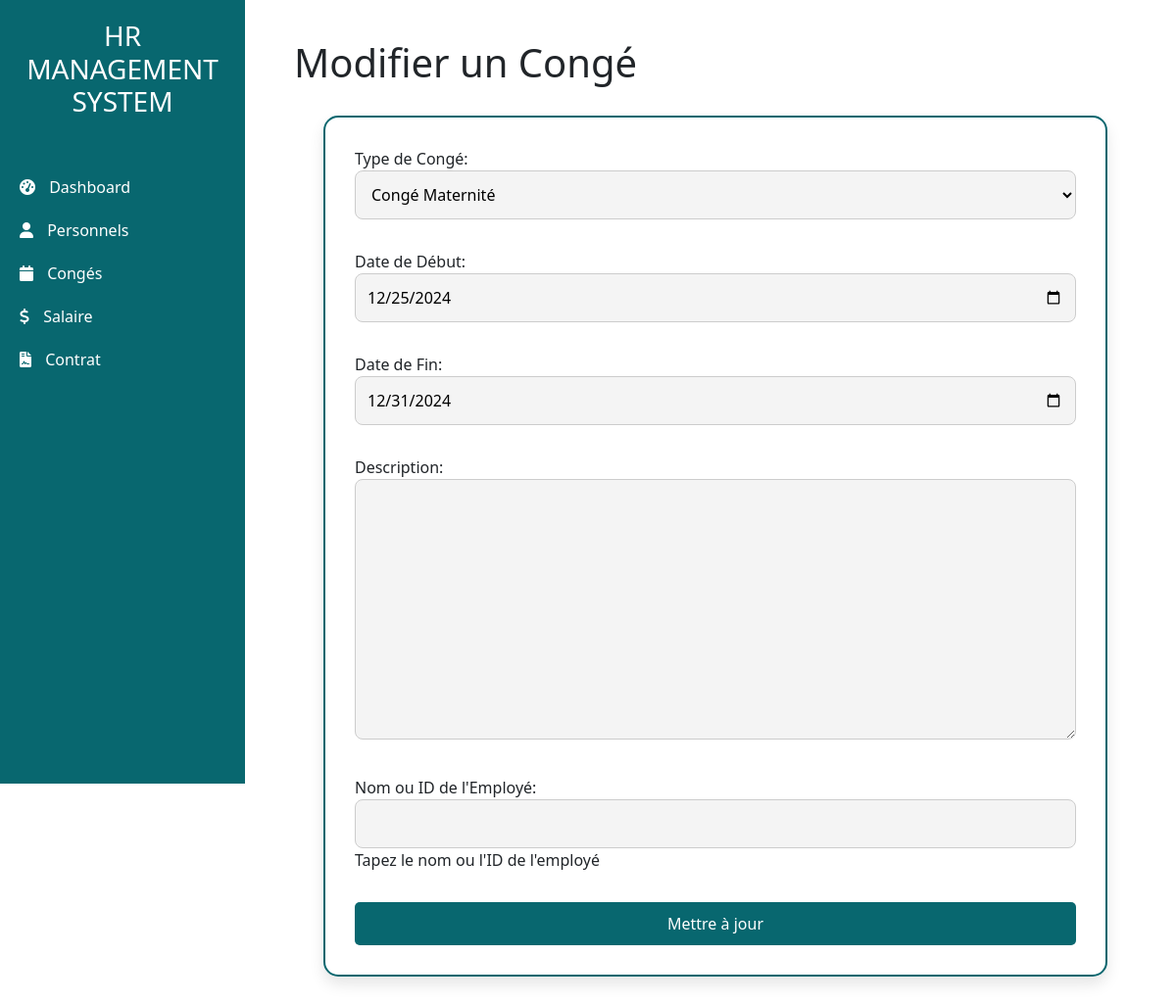
The page /personnels/conges/modifier/5/ on the database its author committed.
### app/models.py (models this page shows, shortened)
class Conge(models.Model):
    TYPES_CONGES = [
        ('Annuel', 'Congé Annuel'),
        ('Maladie', 'Congé Maladie'),
        ('Maternité', 'Congé Maternité'),
        ('Paternité', 'Congé Paternité'),
        ('Sans Solde', 'Congé Sans Solde'),
        ('Autre', 'Autre'),
    ]
    employe = models.ForeignKey(Personnel, on_delete=models.CASCADE, related_name='conges')
    type_conge = models.CharField(max_length=20, choices=TYPES_CONGES)
    date_debut = models.DateField(verbose_name="Date de Début")
    date_fin = models.DateField(verbose_name="Date de Fin")
    jours_utilises = models.IntegerField(verbose_name="Jours Utilisés")
    jours_restants = models.IntegerField(verbose_name="Jours Restants", null=False)
    description = models.TextField(null=True, blank=True, verbose_name="Description")

### app/views.py (the view)
# urls.py: path('conges/modifier/<int:id>/', views.modifier_conge, name='modifier_conge'),
def modifier_conge(request, id):
    conge = get_object_or_404(Conge, id=id)
    if request.method == 'POST':
        form = CongeForm(request.POST, instance=conge)
        if form.is_valid():
            form.save()
            return redirect('liste_conges')
    else:
        form = CongeForm(instance=conge)
    return render(request, 'conges/modifier_conge.html', {'form': form})

### app/forms.py (shortened to what this page needs)
class CongeForm(forms.ModelForm):
    employe_identifier = forms.CharField(
        max_length=50,
        label="Nom ou ID de l'Employé",
        help_text="Tapez le nom ou l'ID de l'employé"
    )
    class Meta:
        model = Conge
        fields = ['type_conge', 'date_debut', 'date_fin', 'description']
        labels = {
            'type_conge': "Type de Congé",
            'date_debut': "Date de Début",
            'date_fin': "Date de Fin",
            'description': "Description",
        }
        widgets = {
            'date_debut': forms.DateInput(attrs={'type': 'date'}),
            'date_fin': forms.DateInput(attrs={'type': 'date'}),
        }

### app/templates/conges/modifier_conge.html (shortened to what this page needs)
<!DOCTYPE html>
<html lang="en">
<head>
</head>
<body>
    {% extends "base.html" %}
    {% block content %}
    <div class="main-content">
        <h1>Modifier un Congé</h1>
        <div class="frame-container">
            <form method="post">
                {{ form.as_p }}
                <button type="submit" class="btn-custom">Mettre à jour</button>
            </form>
        </div>
    </div>
    {% endblock %}

### app/templates/conges/modifier_conge.html (style rules this page uses)
body { font-family: Arial, sans-serif; background-color: #f8f9fa; margin: 0; padding: 0; }
.main-content { padding: 20px; }
.frame-container { background-color: #fff; padding: 30px; border-radius: 15px; box-shadow: 0 8px 15px rgba(0, 0, 0, 0.1); margin: 30px auto; max-width: 800px; border: 2px solid #08676F; }
.btn-custom { background-color: #08676F; color: #fff; text-decoration: none; padding: 10px 15px; border-radius: 5px; transition: background-color 0.3s; }
form { display: flex; flex-direction: column; gap: 15px; }
form input, form select, form textarea { width: 100%; padding: 12px; border-radius: 8px; border: 1px solid #ccc; background-color: #f4f4f4; font-size: 16px; transition: border 0.3s; }
form button { padding: 12px 15px; background-color: #08676F; color: white; border: none; border-radius: 5px; transition: background-color 0.3s; }

### rows shown on the page
Conge: type_conge "Congé Maternité", date_debut "12/25/2024", date_fin "12/31/2024"
